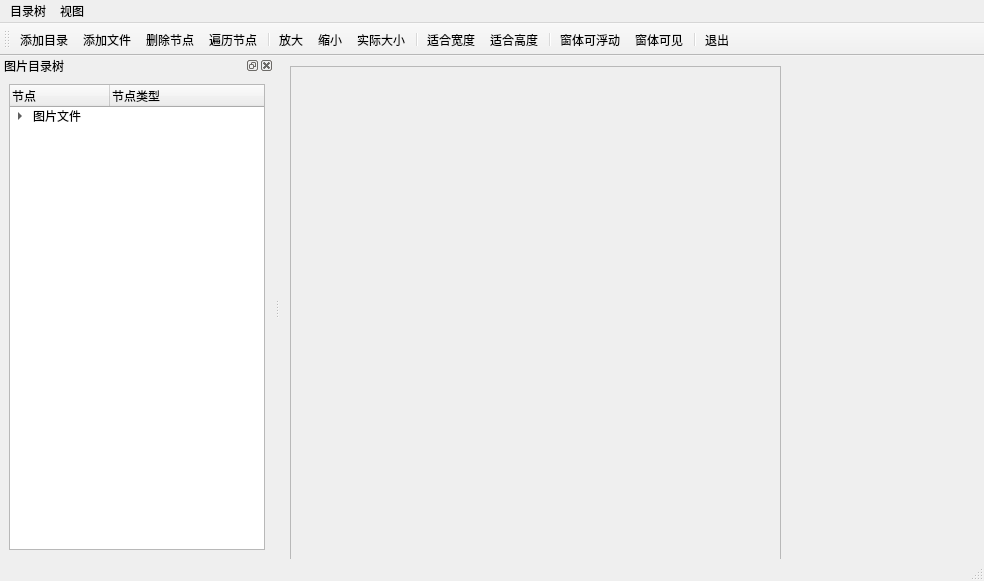
<?xml version="1.0" encoding="UTF-8"?>
<ui version="4.0">
 <class>MainWindow</class>
 <widget class="QMainWindow" name="MainWindow">
  <property name="geometry">
   <rect>
    <x>0</x>
    <y>0</y>
    <width>984</width>
    <height>581</height>
   </rect>
  </property>
  <property name="windowTitle">
   <string>MainWindow</string>
  </property>
  <widget class="QWidget" name="centralwidget">
   <widget class="QScrollArea" name="scrollArea">
    <property name="geometry">
     <rect>
      <x>10</x>
      <y>10</y>
      <width>491</width>
      <height>511</height>
     </rect>
    </property>
    <property name="widgetResizable">
     <bool>true</bool>
    </property>
    <widget class="QWidget" name="scrollAreaWidgetContents">
     <property name="geometry">
      <rect>
       <x>0</x>
       <y>0</y>
       <width>489</width>
       <height>509</height>
      </rect>
     </property>
     <layout class="QHBoxLayout" name="horizontalLayout_2">
      <item>
       <widget class="QLabel" name="labPicture">
        <property name="text">
         <string/>
        </property>
       </widget>
      </item>
     </layout>
    </widget>
   </widget>
  </widget>
  <widget class="QMenuBar" name="menubar">
   <property name="geometry">
    <rect>
     <x>0</x>
     <y>0</y>
     <width>984</width>
     <height>23</height>
    </rect>
   </property>
   <widget class="QMenu" name="menu">
    <property name="title">
     <string>目录树</string>
    </property>
   </widget>
   <widget class="QMenu" name="menu_2">
    <property name="title">
     <string>视图</string>
    </property>
   </widget>
   <addaction name="menu"/>
   <addaction name="menu_2"/>
  </widget>
  <widget class="QStatusBar" name="statusbar"/>
  <widget class="QToolBar" name="toolBar">
   <property name="windowTitle">
    <string>toolBar</string>
   </property>
   <property name="toolButtonStyle">
    <enum>Qt::ToolButtonTextUnderIcon</enum>
   </property>
   <attribute name="toolBarArea">
    <enum>TopToolBarArea</enum>
   </attribute>
   <attribute name="toolBarBreak">
    <bool>false</bool>
   </attribute>
   <addaction name="actAddFolder"/>
   <addaction name="actAddFiles"/>
   <addaction name="actDeleteItem"/>
   <addaction name="actScanItems"/>
   <addaction name="separator"/>
   <addaction name="actZoomIn"/>
   <addaction name="actZoomOut"/>
   <addaction name="actZoomRealSize"/>
   <addaction name="separator"/>
   <addaction name="actZoomFitW"/>
   <addaction name="actZoomFitH"/>
   <addaction name="separator"/>
   <addaction name="actDockFloat"/>
   <addaction name="actDockVisible"/>
   <addaction name="separator"/>
   <addaction name="actQuit"/>
  </widget>
  <widget class="QDockWidget" name="dockWidget">
   <property name="allowedAreas">
    <set>Qt::LeftDockWidgetArea|Qt::RightDockWidgetArea</set>
   </property>
   <property name="windowTitle">
    <string>图片目录树</string>
   </property>
   <attribute name="dockWidgetArea">
    <number>1</number>
   </attribute>
   <widget class="QWidget" name="dockWidgetContents">
    <layout class="QHBoxLayout" name="horizontalLayout">
     <item>
      <widget class="QTreeWidget" name="treeWidget">
       <column>
        <property name="text">
         <string>节点</string>
        </property>
       </column>
       <column>
        <property name="text">
         <string>节点类型</string>
        </property>
       </column>
       <item>
        <property name="text">
         <string>图片文件</string>
        </property>
        <item>
         <property name="text">
          <string>分组节点</string>
         </property>
         <item>
          <property name="text">
           <string>图片节点</string>
          </property>
         </item>
        </item>
        <item>
         <property name="text">
          <string>分组2</string>
         </property>
         <item>
          <property name="text">
           <string>图片2</string>
          </property>
         </item>
        </item>
       </item>
      </widget>
     </item>
    </layout>
   </widget>
  </widget>
  <action name="actAddFolder">
   <property name="icon">
    <iconset resource="res.qrc">
     <normaloff>:/images/images/addfloder.png</normaloff>:/images/images/addfloder.png</iconset>
   </property>
   <property name="text">
    <string>添加目录</string>
   </property>
   <property name="toolTip">
    <string>添加目录</string>
   </property>
  </action>
  <action name="actAddFiles">
   <property name="icon">
    <iconset resource="res.qrc">
     <normaloff>:/images/images/addfile.png</normaloff>:/images/images/addfile.png</iconset>
   </property>
   <property name="text">
    <string>添加文件</string>
   </property>
   <property name="toolTip">
    <string>添加文件</string>
   </property>
  </action>
  <action name="actZoomIn">
   <property name="icon">
    <iconset resource="res.qrc">
     <normaloff>:/images/images/zoom_in.png</normaloff>:/images/images/zoom_in.png</iconset>
   </property>
   <property name="text">
    <string>放大</string>
   </property>
   <property name="toolTip">
    <string>放大</string>
   </property>
  </action>
  <action name="actZoomOut">
   <property name="icon">
    <iconset resource="res.qrc">
     <normaloff>:/images/images/zoom_out.png</normaloff>:/images/images/zoom_out.png</iconset>
   </property>
   <property name="text">
    <string>缩小</string>
   </property>
   <property name="toolTip">
    <string>缩小</string>
   </property>
  </action>
  <action name="actZoomRealSize">
   <property name="icon">
    <iconset resource="res.qrc">
     <normaloff>:/images/images/zoom_fit.png</normaloff>:/images/images/zoom_fit.png</iconset>
   </property>
   <property name="text">
    <string>实际大小</string>
   </property>
  </action>
  <action name="actZoomFitW">
   <property name="icon">
    <iconset resource="res.qrc">
     <normaloff>:/images/images/fitW.png</normaloff>:/images/images/fitW.png</iconset>
   </property>
   <property name="text">
    <string>适合宽度</string>
   </property>
   <property name="toolTip">
    <string>适合宽度</string>
   </property>
  </action>
  <action name="actZoomFitH">
   <property name="icon">
    <iconset resource="res.qrc">
     <normaloff>:/images/images/fitH.png</normaloff>:/images/images/fitH.png</iconset>
   </property>
   <property name="text">
    <string>适合高度</string>
   </property>
   <property name="toolTip">
    <string>适合高度</string>
   </property>
  </action>
  <action name="actDeleteItem">
   <property name="icon">
    <iconset resource="../samp4_7/res.qrc">
     <normaloff>:/images/images/delete.png</normaloff>:/images/images/delete.png</iconset>
   </property>
   <property name="text">
    <string>删除节点</string>
   </property>
   <property name="toolTip">
    <string>删除节点</string>
   </property>
  </action>
  <action name="actQuit">
   <property name="icon">
    <iconset resource="res.qrc">
     <normaloff>:/images/images/quit.png</normaloff>:/images/images/quit.png</iconset>
   </property>
   <property name="text">
    <string>退出</string>
   </property>
   <property name="toolTip">
    <string>退出</string>
   </property>
  </action>
  <action name="actScanItems">
   <property name="icon">
    <iconset resource="res.qrc">
     <normaloff>:/images/images/scanner.png</normaloff>:/images/images/scanner.png</iconset>
   </property>
   <property name="text">
    <string>遍历节点</string>
   </property>
   <property name="toolTip">
    <string>遍历节点</string>
   </property>
  </action>
  <action name="actDockVisible">
   <property name="icon">
    <iconset resource="res.qrc">
     <normaloff>:/images/images/Dockvisible.png</normaloff>:/images/images/Dockvisible.png</iconset>
   </property>
   <property name="text">
    <string>窗体可见</string>
   </property>
   <property name="toolTip">
    <string>窗体可见</string>
   </property>
  </action>
  <action name="actDockFloat">
   <property name="icon">
    <iconset resource="res.qrc">
     <normaloff>:/images/images/pin.png</normaloff>:/images/images/pin.png</iconset>
   </property>
   <property name="text">
    <string>窗体可浮动</string>
   </property>
   <property name="toolTip">
    <string>窗体可浮动</string>
   </property>
  </action>
 </widget>
 <resources>
  <include location="../samp4_7/res.qrc"/>
  <include location="res.qrc"/>
 </resources>
 <connections>
  <connection>
   <sender>actQuit</sender>
   <signal>triggered()</signal>
   <receiver>MainWindow</receiver>
   <slot>close()</slot>
   <hints>
    <hint type="sourcelabel">
     <x>-1</x>
     <y>-1</y>
    </hint>
    <hint type="destinationlabel">
     <x>491</x>
     <y>290</y>
    </hint>
   </hints>
  </connection>
 </connections>
</ui>
